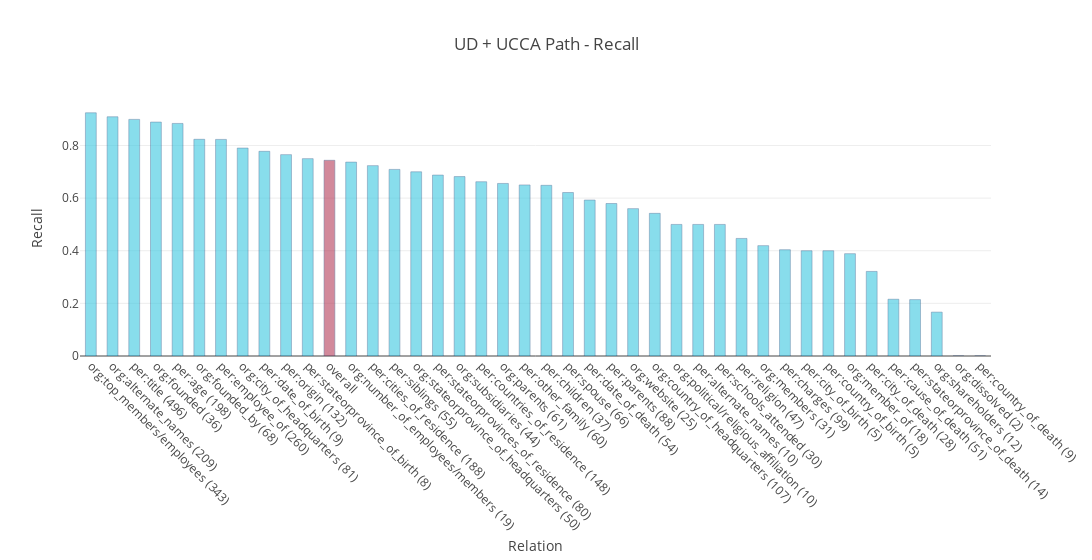

Here is the notebook cell this chart was saved with:
### Code cell
import plotly.graph_objs as go

overall_index = next(i for (i, stat) in enumerate(stats) if stat[0] == 'overall')

colors = ['rgb(58,200,225)'] * len(stats)
colors[overall_index] = 'rgb(181,59,89)'

trace = go.Bar(
    x=[stat[0] for stat in stats],
    y=[stat[1] for stat in stats],
    name='Recall',
    width=0.5,
    marker=dict(
        color=colors,
        line=dict(
            color='rgb(8,48,107)',
            width=0.5),
        ),
    opacity=0.6
)

data = [trace]
layout = go.Layout(
    title='UD + UCCA Path - Recall',
    xaxis_title="Relation",
    yaxis_title="Recall",    
    barmode='overlay',
    width=1200,
    xaxis = go.layout.XAxis(
        tickangle = 45,
        automargin = True
        
    )
    
        
)

fig = go.Figure(data=data, layout=layout)
iplot(fig)

### Figure 1 — Plotly figure (JSON) as saved in the notebook; plotly's stock layout.template omitted (floating-point values rounded to 4 significant figures)
{"data": [{"marker": {"color": ["rgb(58,200,225)", "rgb(58,200,225)", "rgb(58,200,225)", "rgb(58,200,225)", "rgb(58,200,225)", "rgb(58,200,225)", "rgb(58,200,225)", "rgb(58,200,225)", "rgb(58,200,225)", "rgb(58,200,225)", "rgb(58,200,225)", "rgb(181,59,89)", "rgb(58,200,225)", "rgb(58,200,225)", "rgb(58,200,225)", "rgb(58,200,225)", "rgb(58,200,225)", "rgb(58,200,225)", "rgb(58,200,225)", "rgb(58,200,225)", "rgb(58,200,225)", "rgb(58,200,225)", "rgb(58,200,225)", "rgb(58,200,225)", "rgb(58,200,225)", "rgb(58,200,225)", "rgb(58,200,225)", "rgb(58,200,225)", "rgb(58,200,225)", "rgb(58,200,225)", "rgb(58,200,225)", "rgb(58,200,225)", "rgb(58,200,225)", "rgb(58,200,225)", "rgb(58,200,225)", "rgb(58,200,225)", "rgb(58,200,225)", "rgb(58,200,225)", "rgb(58,200,225)", "rgb(58,200,225)", "rgb(58,200,225)", "rgb(58,200,225)"], "line": {"color": "rgb(8,48,107)", "width": 0.5}}, "name": "Recall", "opacity": 0.6, "type": "bar", "uid": "2d910323-2d91-427e-b43b-3ee6bf9fb042", "width": 0.5, "x": ["org:top_members/employees (343)", "org:alternate_names (209)", "per:title (496)", "org:founded (36)", "per:age (198)", "org:founded_by (68)", "per:employee_of (260)", "org:city_of_headquarters (81)", "per:date_of_birth (9)", "per:origin (132)", "per:stateorprovince_of_birth (8)", "overall", "org:number_of_employees/members (19)", "per:cities_of_residence (188)", "per:siblings (55)", "org:stateorprovince_of_headquarters (50)", "per:stateorprovinces_of_residence (80)", "org:subsidiaries (44)", "per:countries_of_residence (148)", "org:parents (61)", "per:other_family (60)", "per:children (37)", "per:spouse (66)", "per:date_of_death (54)", "per:parents (88)", "org:website (25)", "org:country_of_headquarters (107)", "org:political/religious_affiliation (10)", "per:alternate_names (10)", "per:schools_attended (30)", "per:religion (47)", "org:members (31)", "per:charges (99)", "per:city_of_birth (5)", "per:country_of_birth (5)", "org:member_of (18)", "per:city_of_death (28)", "per:cause_of_death (51)", "per:stateorprovince_of_death (14)", "org:shareholders (12)", "org:dissolved (2)", "per:country_of_death (9)"], "y": [0.9242, 0.9091, 0.8992, 0.8889, 0.8838, 0.8235, 0.8231, 0.7901, 0.7778, 0.7652, 0.75, 0.7437, 0.7368, 0.7234, 0.7091, 0.7, 0.6875, 0.6818, 0.6622, 0.6557, 0.65, 0.6486, 0.6212, 0.5926, 0.5795, 0.56, 0.5421, 0.5, 0.5, 0.5, 0.4468, 0.4194, 0.404, 0.4, 0.4, 0.3889, 0.3214, 0.2157, 0.2143, 0.1667, 0, 0]}], "layout": {"barmode": "overlay", "title": {"text": "UD + UCCA Path - Recall"}, "width": 1200, "xaxis": {"automargin": true, "tickangle": 45, "title": {"text": "Relation"}}, "yaxis": {"title": {"text": "Recall"}}}}
